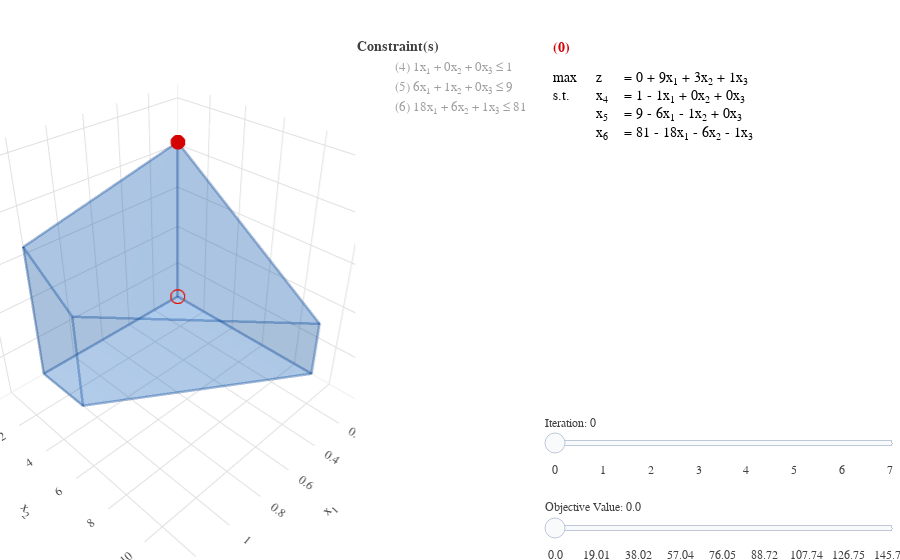

Notebook code cell kept with this figure:
### Markdown cell above
The following LP gives the Klee-Minty Cube in 3D. It should be noted that GILP also simply provides it: "simplex_visual(ex.KLEE_MINTY_3D_LP, rule='dantzig').show()"

### Code cell
from gilp.simplex import LP
import numpy as np

from gilp.simplex import LP
from gilp.visualize import simplex_visual

A = np.array([[ 1, 0, 0],
              [ 6, 1, 0],
              [18, 6, 1]])
b = np.array([[1],
              [9],
              [81]])
c = np.array([[9],
              [3],
              [1]])

lp = LP(A,b,c)

simplex_visual(lp, rule='dantzig').show()
